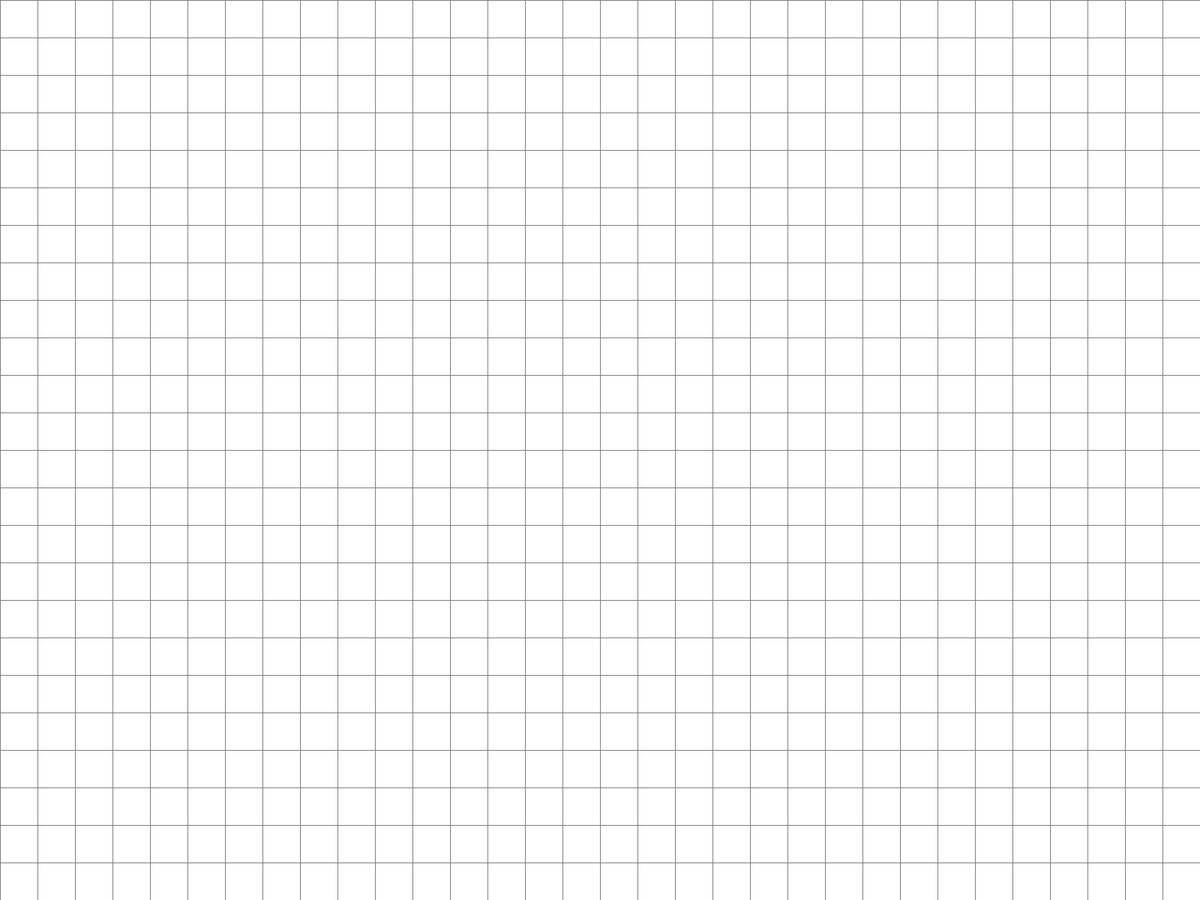
Frame 1 (no input)
Frame 60 (the mouse pressed at the canvas centre just before this capture): identical to frame 1, image omitted
Frame 120 (the mouse held since frame 60 and released just before this capture): identical to frame 1, image omitted

The Processing sketch that drew this single still picture (run headless with seeded random() and noise(); from frame 60 on, the mouse is pressed at the canvas centre):

// Processing sketch: Level_Editor
// ── Level_Editor.pde
public MapHandler mapHandler;
public Camera camera;
public MCHandler mCHandler;

void setup(){
  //Environment Setup
  fullScreen();
  frameRate(60);
  
  //Class Setups//
  mapHandler = new MapHandler();
  camera = new Camera();
  mCHandler = new MCHandler();
}

void draw(){
  background(255);
  //Main//
  mCHandler.Update();
  camera.Update();
  mapHandler.Update();
  EntityHandler.Update();
  
  mCHandler.PostUpdate();
  //Draw//
  mapHandler.Draw();
  EntityHandler.Draw();
}

public class Vector2{
  public float X;
  public float Y;
  Vector2(float x, float y){
    X = x;
    Y = y;
  }
}

// ── camera.pde
public  class Camera{
  public float X = 0;
  public float Y = 0;
  
  public float dx = 0;
  public float dy = 0;
  
  public float scale = 1;
  
  public float speed = 3;
  
  void Update(){
    if (wPressed){
      dy -= speed;
    }
    if (aPressed){
      dx -= speed;
    }
    
    if (sPressed){
      dy += speed;
    }
    
    if (dPressed){
      dx += speed;
    }
    
    //Update Position
    X += dx;
    Y += dy;
    dx = 0;
    dy = 0;
  }
}


public Boolean pointRectCollision(int x1, int y1, int w1, int h1, int x2, int y2, int w2, int h2){
  return (
    y1 + h1 > y2 &&
    y1 < y2 + h2 &&
    x1 < x2 + w2 &&
    x1 + w1 > x2
    );
}

public boolean pointRectCollision(int bx, int by, int w, int h, int x, int y){
  if (bx < x && x < bx + w && by < y && y < by + h){
    return true;
  }
  return false;
}

public Boolean mouseClicked = false;
public class MCHandler{
  MCHandler(){
    
  }
  void Update(){
    if (mousePressed){
      mouseClicked = true;
    }
  }
  void PostUpdate(){
    mouseClicked = false;
  }
}


//Keyboard Handling
public Boolean wPressed = false;
public Boolean aPressed = false;
public Boolean sPressed = false;
public Boolean dPressed = false;

public void keyPressed(){
  if (key == 'w'){
    wPressed = true;
  }
  else if (key == 'a'){
    aPressed = true;
  }
  else if (key == 's'){
    sPressed = true;
  }
  else if (key == 'd'){
    dPressed = true;
  }
}

public void keyReleased(){
  if (key == 'w'){
    wPressed = false;
  }
  else if (key == 'a'){
    aPressed = false;
  }
  else if (key == 's'){
    sPressed = false;
  }
  else if (key == 'd'){
    dPressed = false;
  }
}

// ── entities.pde
static class EntityHandler{
  public static ArrayList<Entity> entities = new ArrayList<Entity>();
  
  static void Update(){
    for (int i = 0; i < entities.size(); i++){
      entities.get(i).Update();
    }
  }
  
  static void Draw(){
    for (int i = 0; i < entities.size(); i++){
      entities.get(i).Draw();
    }
  }
}

class Entity{
  public String classId;
  public float X;
  public float Y;
  public float Width;
  public float Height;
  
  Entity(String classId, float X, float Y){
    this.classId = classId;
    this.X = X;
    this.Y = Y;
    this.Width = tileSize;
    this.Height = tileSize;
  }
  
  Entity(String classId, float X, float Y, float Width, float Height){
    this.classId = classId;
    this.X = X;
    this.Y = Y;
    this.Width = Width;
    this.Height = Height;
  }
  
  void Update(){
    
  }
  
  void Draw(){
    fill(255, 0, 0);
    rect(this.X - camera.X, this.Y - camera.Y, this.Width, this.Height);
  }
}

// ── map.pde
//0 = background objects
//1 = entities
//2 = textures
//3 = foreground objects
public int layer = 1;

public String item = "player";

public final int tileSize = 50;

//Map Arrays


public class Map{
  public int tileSize = 50;
  
  public String[] rawMap1;

  public Vector2 mapSize = new Vector2(100, 100);
  
  public int[][] backgroundObjects = new int[int(mapSize.Y)][int(mapSize.X)];
  
  public int[][] entityArray = new int[int(mapSize.Y)][int(mapSize.X)];
  
  public int[][] textureArray = new int[int(mapSize.Y)][int(mapSize.X)];
  
  public int[][] foregroundObjects = new int[int(mapSize.Y)][int(mapSize.X)];
}

//Map Handler Class
public class MapHandler{
  //Variables
  public Map map;
  
  //Constructor
  MapHandler(){
    map = new Map();
  }
  
  //Main
  void Update(){
    //Create Tiles
    if (pointRectCollision(0, 0, width, height, mouseX, mouseY)){
      for (int y = 0; y < map.mapSize.Y; y++){
        for (int x = 0; x < map.mapSize.X; x++){
          if (pointRectCollision(int(x * map.tileSize - camera.X), int(y * map.tileSize - camera.Y), map.tileSize, map.tileSize, mouseX, mouseY)){
            
            
            if (mousePressed && mouseButton == LEFT){
              EntityHandler.entities.add(new Entity(item, x * map.tileSize, y * map.tileSize));
            }            
          }

        }
      }
      
      //EntityHandler.entities.add(new Entity("player", mouseX, 0, 50, 50));
    }
  }
  
  //Drawing
  void Draw(){
    //Display Grid
    fill(0, 0, 0);
    for (int i = 0; i < map.mapSize.X; i++){
      stroke(126);
      line(i * map.tileSize - camera.X, 0, i * map.tileSize - camera.X, height);
    }
    
    for (int i = 0; i < map.mapSize.Y-1; i++){
      stroke(126);
      line(0, i * map.tileSize - camera.Y, width, i * map.tileSize - camera.Y);
    }
  }
}
